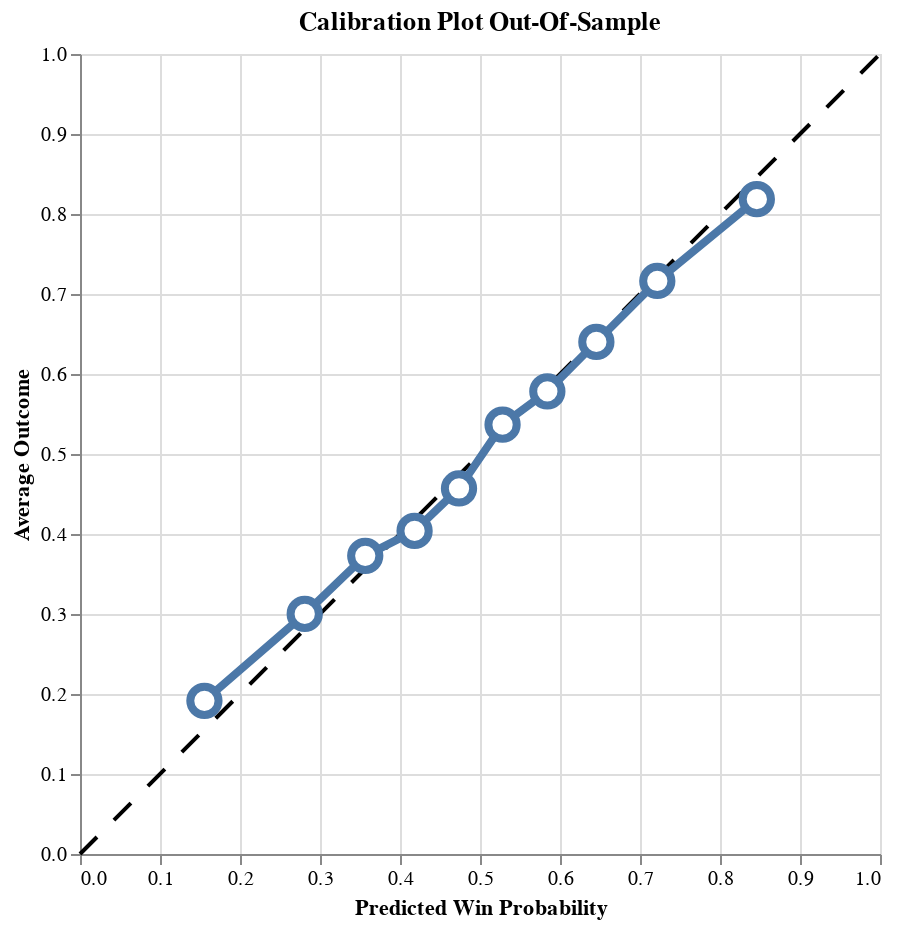

Notebook code cell kept with this figure:
### Code cell
self.plot_calibration_oos(oos_data=tennis_test)

### Figure 1 — Vega-Lite specification as saved in the notebook (floating-point values rounded to 4 significant figures)
{"config": {"view": {"continuousWidth": 300, "continuousHeight": 300}}, "layer": [{"data": {"name": "data-42f50405073b2dbe8396db6b7dd2f6be"}, "mark": {"type": "line", "color": "black", "strokeDash": [12, 12]}, "encoding": {"x": {"field": "x", "type": "quantitative"}, "y": {"field": "y", "type": "quantitative"}}}, {"data": {"name": "data-4ba413f577ff7d9f57f1b3079e89f48b"}, "mark": {"type": "line", "strokeWidth": 4}, "encoding": {"x": {"field": "win_prob_midpoint", "title": "Predicted Win Probability", "type": "quantitative"}, "y": {"field": "avg_outcome", "title": "Average Outcome", "type": "quantitative"}}}, {"data": {"name": "data-4ba413f577ff7d9f57f1b3079e89f48b"}, "mark": {"type": "point", "fill": "white", "opacity": 1, "size": 200, "strokeWidth": 4}, "encoding": {"x": {"field": "win_prob_midpoint", "type": "quantitative"}, "y": {"field": "avg_outcome", "type": "quantitative"}}}], "height": 400, "title": "Calibration Plot Out-Of-Sample", "width": 400, "$schema": "https://vega.github.io/schema/vega-lite/v5.20.1.json", "datasets": {"data-42f50405073b2dbe8396db6b7dd2f6be": [{"x": 0, "y": 0}, {"x": 1, "y": 1}], "data-4ba413f577ff7d9f57f1b3079e89f48b": [{"avg_outcome": 0.1915, "win_prob_midpoint": 0.1555}, {"avg_outcome": 0.3001, "win_prob_midpoint": 0.2809}, {"avg_outcome": 0.3727, "win_prob_midpoint": 0.3566}, {"avg_outcome": 0.4038, "win_prob_midpoint": 0.4182}, {"avg_outcome": 0.4569, "win_prob_midpoint": 0.4738}, {"avg_outcome": 0.5367, "win_prob_midpoint": 0.5282}, {"avg_outcome": 0.5782, "win_prob_midpoint": 0.5842}, {"avg_outcome": 0.6401, "win_prob_midpoint": 0.6455}, {"avg_outcome": 0.7163, "win_prob_midpoint": 0.7216}, {"avg_outcome": 0.8185, "win_prob_midpoint": 0.846}]}}
